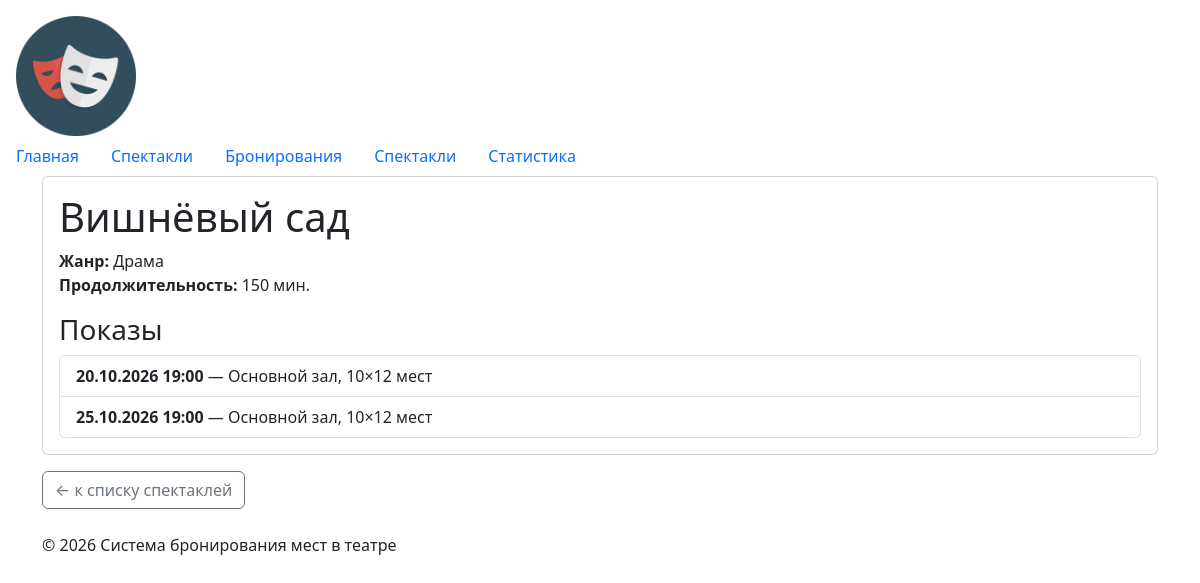
Page /plays/1/ on the committed database.
### plays/models.py (models this page shows, shortened)
class Play(models.Model):
    title = models.CharField(
        max_length=200,
        verbose_name="Название",
    )
    genre = models.CharField(
        max_length=100,
        verbose_name="Жанр",
    )
    duration_min = models.PositiveIntegerField(
        verbose_name="Продолжительность, мин.",
    )
    class Meta:
        ordering = ["title"]
        verbose_name = "Спектакль"
        verbose_name_plural = "Спектакли"

class Show(models.Model):
    play = models.ForeignKey(
        Play,
        on_delete=models.CASCADE,
        related_name="shows",
        verbose_name="Спектакль",
    )
    datetime = models.CharField(
        max_length=50,
        verbose_name="Дата и время",
    )
    hall = models.CharField(
        max_length=100,
        verbose_name="Зал",
    )
    rows = models.PositiveIntegerField(verbose_name="Рядов")
    seats_per_row = models.PositiveIntegerField(
        verbose_name="Мест в ряду",
    )
    class Meta:
        ordering = ["datetime"]
        verbose_name = "Показ"
        verbose_name_plural = "Показы"

### plays/views.py (the view)
# urls.py: path("<int:play_id>/", views.play_detail, name="detail"),
def play_detail(request, play_id: int):
    play = get_object_or_404(Play, pk=play_id)
    shows = play.shows.order_by("datetime")
    return render(
        request,
        "plays/play_detail.html",
        {"play": play, "shows": shows},
    )

### plays/templates/plays/play_detail.html (shortened to what this page needs)
{% extends "base.html" %}
{% block content %}
{% if play %}
    <div class="card">
        <div class="card-body">
            <h1 class="card-title">{{ play.title }}</h1>
            <p class="card-text">
                <strong>Жанр:</strong> {{ play.genre }}<br>
                <strong>Продолжительность:</strong> {{ play.duration_min }} мин.
            </p>
            <h3>Показы</h3>
            {% if shows %}
                <ul class="list-group">
                    {% for show in shows %}
                        <li class="list-group-item">
                            <strong>{{ show.datetime }}</strong> —
                            {{ show.hall }}, {{ show.rows }}×{{ show.seats_per_row }} мест
                        </li>
                    {% endfor %}
                </ul>
            {% else %}
                <p>Показов пока нет.</p>
            {% endif %}
        </div>
    </div>
{% else %}
    <h1 class="text-danger">Спектакль не найден</h1>
    <p>Спектакль с указанным идентификатором отсутствует.</p>
{% endif %}
<a href="{% url 'plays:list' %}" class="btn btn-outline-secondary mt-3">
    ← к списку спектаклей
</a>
{% endblock %}

### homepage/static/homepage/css/style.css (style rules this page uses)
body { min-height: 100vh; }

### rows in the picture
Play: title "Вишнёвый сад", genre "Драма", duration_min "150"
Show: datetime "20.10.2026 19:00", hall "Основной зал", rows "10", seats_per_row "12"
Show: datetime "25.10.2026 19:00", hall "Основной зал", rows "10", seats_per_row "12"
